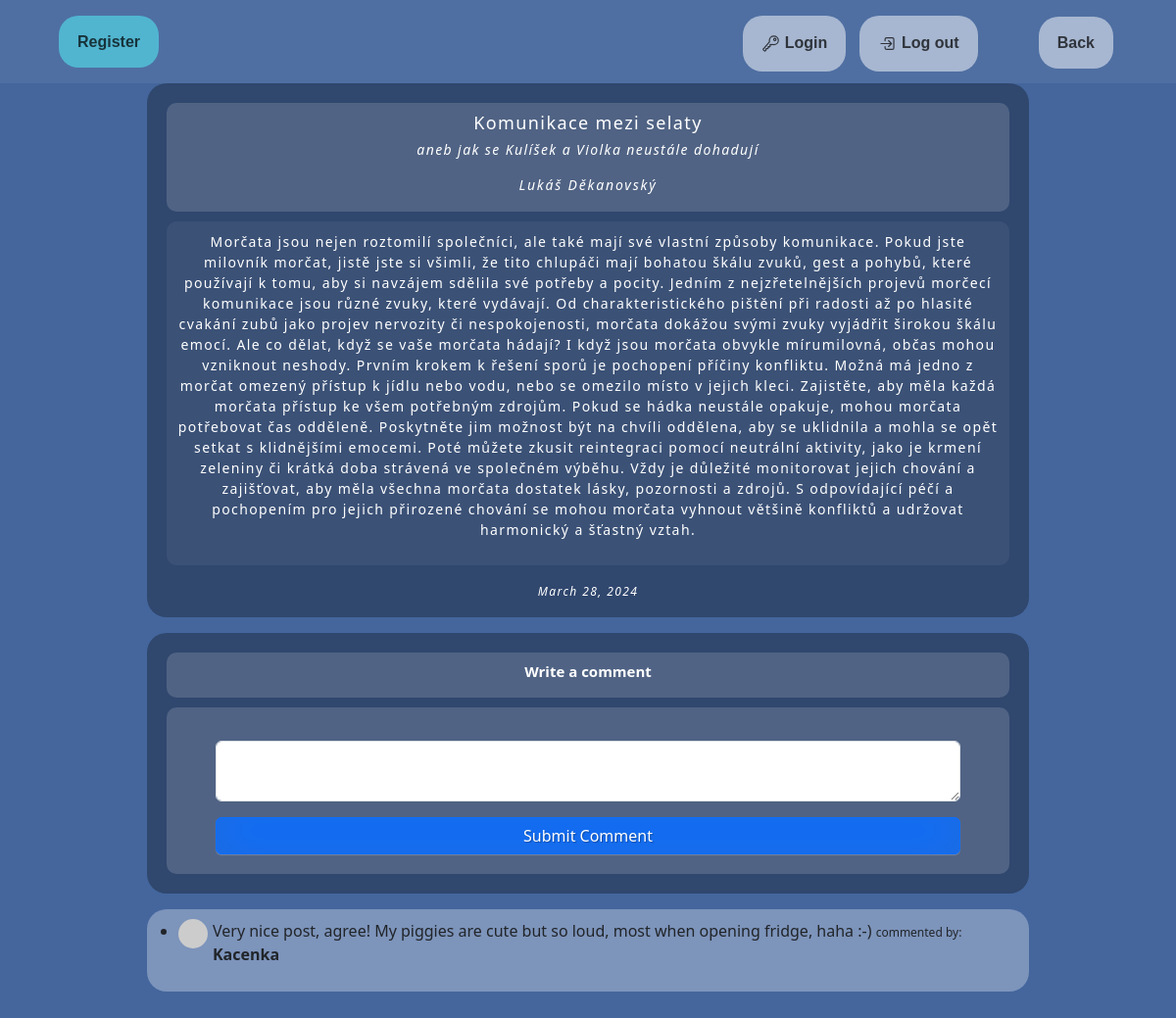
Page /read/2 on the committed database.
### main.py (models this page shows)
class BlogPost(db.Model):
    __tablename__ = "blog_posts"
    id: Mapped[int] = mapped_column(Integer, primary_key=True)
    author_id: Mapped[int] = mapped_column(Integer, db.ForeignKey("users.id"))
    author = relationship("User", back_populates="posts")
    title: Mapped[str] = mapped_column(String(250), unique=True, nullable=False)
    subtitle: Mapped[str] = mapped_column(String(250), nullable=False)
    date: Mapped[str] = mapped_column(String(250), nullable=False)
    body: Mapped[str] = mapped_column(Text, nullable=False)
    img_url: Mapped[str] = mapped_column(String(250), nullable=False)
    comments = relationship("Comment", back_populates="parent_post")

class User(UserMixin, db.Model):
    __tablename__ = "users"
    id: Mapped[int] = mapped_column(Integer, primary_key= True)
    email: Mapped[str] = mapped_column(String(100), unique=True)
    password: Mapped[str] = mapped_column(String(100))
    name: Mapped[str] = mapped_column(String(100))
    posts = relationship("BlogPost", back_populates="author")
    comments = relationship("Comment", back_populates="comment_author")

class Comment(db.Model):
    __tablename__ = "comments"
    id: Mapped[int] = mapped_column(Integer, primary_key=True)
    text: Mapped[str] = mapped_column(Text, nullable=False)
    author_id: Mapped[int] = mapped_column(Integer, db.ForeignKey("users.id"))
    comment_author = relationship("User", back_populates="comments")
    post_id: Mapped[str] = mapped_column(Integer, db.ForeignKey("blog_posts.id"))
    parent_post = relationship("BlogPost", back_populates="comments")

### main.py (the view, shortened to what this page needs)
@app.route("/read/<int:post_id>", methods=["GET", "POST"])
def read_post(post_id):
    post_to_read = db.get_or_404(BlogPost, post_id)
    comment_form = CommentForm()
    return render_template("read_coment_post.html", post=post_to_read, current_user=current_user, form=comment_form)

### form.py
class CommentForm(FlaskForm):
    comment_text = TextAreaField("", validators=[DataRequired()])
    submit = SubmitField("Submit Comment")

### templates/read_coment_post.html (shortened to what this page needs)
<!DOCTYPE html>
<html lang="en">
<head>
    <link href="https://cdn.jsdelivr.net/npm/bootstrap@5.3.3/dist/css/bootstrap.min.css" rel="stylesheet">
    <link rel="stylesheet" href="../static/css/styles.css">
</head>
<body class="blog-gradient">
    <div class="vh-100">
        <div class="header fade fade-delay-small">
            <div class="container-fluid">
                <div class="row">
                    <div class="col-lg-2 col-md-2 col-sm-2 mt-3 mx-5" align="left">
                        <a href="{{ url_for('register')}}" class="button_d" role="button" data-ripple-color="hsl(218, 41%, 45%)">
                            <span style="font-weight: bold;">Register</span>
                        </a>
                    </div>
                    <div class="col-lg-9 col-md-8 col-sm-8 mt-3 mb-3" align="right">
                        <a href="{{ url_for('login')}}" class="button_c" role="button" data-ripple-color="hsl(218, 41%, 45%)">
                            <span style="font-weight: bold;">Login</span>
                        </a>
                        <a href="{{ url_for('logout')}}" class="button_c" role="button" data-ripple-color="hsl(218, 41%, 45%)">
                            <span style="font-weight: bold;">Log out</span>
                        </a>
                        <a href="{{ url_for('blog')}}" class="button_c mx-5" role="button" data-ripple-color="hsl(218, 41%, 45%)">
                            <span style="font-weight: bold;">Back</span>
                        </a>
                    </div>
                </div>
            </div>
        </div>
        <div class="blog">
            <div class="post-box">
                <div class="post-header justify-content-center">
                    <h1 class="post-text-title">{{post.title}}</h1>
                    <h2 class="post-text-subtitle">{{post.subtitle}}</h2>
                    <h3 class="post-text-author">{{post.author.name}}</h2>
                </div>
                <div class="post-body justify-content-center">
                    <p class="post-text-body">
                        {{post.body}}
                    </p>
                </div>
                <div class="post-footer">
                    <h1 class="post-date">{{post.date}}</h1>
                </div>
            </div>
        </div>
        <div class="comment-box my-3">
            <div class="post-header justify-content-center">
                <h1 style="color: white; font-size: 15px; text-align: center; font-weight: bold;">Write a comment</h1>
            </div>
            <div class="post-header justify-content-center">
                {% from "bootstrap5/form.html" import render_form %}
                {{ render_form(form, novalidate=True, button_map={"submit": "primary"}) }}
            </div>
        </div>
        <div class="comment-list">
            <ul class="commentList">
                {% for comment in post.comments: %}
                <li>
                    <div class="commenterImage">
                    <img
                        src="{{ comment.comment_author.email | gravatar }}"
                    />
                    </div>
                    <div class="commentText">
                        <p>
                            {{comment.text|safe}}
                            <span style="font-size: 12px;">commented by:</span>
                            <span class="sub-text" style="font-weight: bold;">{{comment.comment_author.name}}</span>
                        </p>
                    </div>
                </li>
                {% endfor %}
            </ul>
        </div>
        <div class="empty">
        </div>
    </div>
</body>
</html>

### static/css/styles.css (style rules this page uses)
.blog-gradient { background-color: #44669d; }
input { width: 100%; margin-bottom: 10px; background: rgba(0,0,0,0.3); border: none; outline: none; padding: 10px; font-size: 13px; color: #fff; text-shadow: 1px 1px 1px rgba(0,0,0,0.3); border: 1px solid rgba(0,0,0,0.3); border-radius: 4px; box-shadow: inset 0 -5px 45px rgba(100,100,100,0.2), 0 1px 1px rgba(255,255,255,0.2); -webkit-transition: box-shadow .5s ease; -moz-transition: box-shadow .5s ease; -o-transition: box-shadow .5s ease; -ms-transition: box-shadow .5s ease; transition: box-shadow .5s ease; }
.fade { animation-duration: 1s; animation-fill-mode: both; padding: auto; animation-name: fade-in; }
.fade-delay-small { animation-delay: 0.15s; }
.button_c { color: rgba(0, 0, 0, 0.716); background-color: rgba(255, 255, 255, 0.507); margin-right: 10px; font-size: 16px; line-height: 15px; padding: 19px; border-radius: 20px; font-family: Poppins, sans-serif; font-weight: normal; text-decoration: none; font-style: normal; font-variant: normal; text-transform: none; display: inline-block; }
.button_d { color: rgba(0, 0, 0, 0.716); background-color: rgba(85, 251, 254, 0.507); margin-right: 10px; font-size: 16px; line-height: 15px; padding: 19px; border-radius: 20px; font-family: Poppins, sans-serif; font-weight: normal; text-decoration: none; font-style: normal; font-variant: normal; text-transform: none; display: inline-block; }
.header { height: 85px; background-color: rgba(255, 255, 255, 0.058); }
.post-box { position: block; margin-left: auto; margin-right: auto; background: rgba(0,0,0,0.3); padding-bottom: 10px; padding-top: 10px; border: none; outline: none; border-radius: 20px; top: 15%; left: 25%; width:900px; height:auto; }
.comment-box { position: block; margin-left: auto; margin-right: auto; align-items: center; background: rgba(0,0,0,0.3); padding-bottom: 10px; padding-top: 10px; border: none; outline: none; border-radius: 20px; top: 15%; left: 25%; width:900px; height:auto; }
.comment-list { position: block; margin-left: auto; margin-right: auto; align-items: center; background: rgba(255, 255, 255, 0.3); padding-bottom: 10px; padding-top: 10px; border: none; outline: none; border-radius: 20px; top: 15%; left: 25%; width:900px; height:auto; }
.empty { height: 50px; }
.post-header { background: rgba(251, 251, 251, 0.151); border-radius: 10px; margin-right: 20px; margin-left: 20px; margin-top: 10px; margin-bottom: 10px; padding-left: 50px; padding-right: 50px; padding-top: 10px; padding-bottom: 10px; width: auto; height: auto; }
.post-text-title { color: white; font-size: 18px; text-align: center; letter-spacing: 1.4px; }
.post-text-subtitle { color: white; font-size: 14px; text-align: center; letter-spacing: 1.4px; font-style: italic; }
.post-text-author { margin-top: 20px; color: white; font-size: 14px; text-align: center; letter-spacing: 1.8px; font-style: italic; }
.post-date { color: white; font-size: 12px; letter-spacing: 1.4px; font-style: italic; }
.post-body { background: rgba(251, 251, 251, 0.055); border-radius: 10px; padding: 10px; margin-left: 20px; margin-right: 20px; margin-bottom: 10px; margin-top: 10px; width: auto; height: auto; }
.post-text-body { color: white; letter-spacing: 1.4px; font-size: 14px; text-align: center; }
.post-footer { margin-top: 10px; width: auto; display: flex; justify-content: center; height: auto; }
.commenterImage { width:30px; margin-right:5px; height:100%; float:left; }
.commenterImage img { width:100%; border-radius:50%; }

### rows in the picture
BlogPost: title "Komunikace mezi selaty", subtitle "aneb jak se Kulíšek a Violka neustále dohadují", body "Morčata jsou nejen roztomilí společníci, ale také mají své vlastní způsoby komunikace. Pokud jste milovník morčat, jistě jste si všimli, že tito chlupáči mají bohatou škálu zvuků, gest a pohybů, které používají k tomu, aby si navzájem sdělila své potřeby a pocity. Jedním z nejzřetelnějších projevů morčecí komunikace jsou různé zvuky, které vydávají. Od charakteristického pištění při radosti až po hlasité cvakání zubů jako projev nervozity či nespokojenosti, morčata dokážou svými zvuky vyjádřit širokou škálu emocí. Ale co dělat, když se vaše morčata hádají? I když jsou morčata obvykle mírumilovná, občas mohou vzniknout neshody. Prvním krokem k řešení sporů je pochopení příčiny konfliktu.…", date "March 28, 2024"
User: author.name "Lukáš Děkanovský"
Comment: text "Very nice post, agree! My piggies are cute but so loud, most when opening fridge, haha :-)", comment_author.name "Kacenka"
